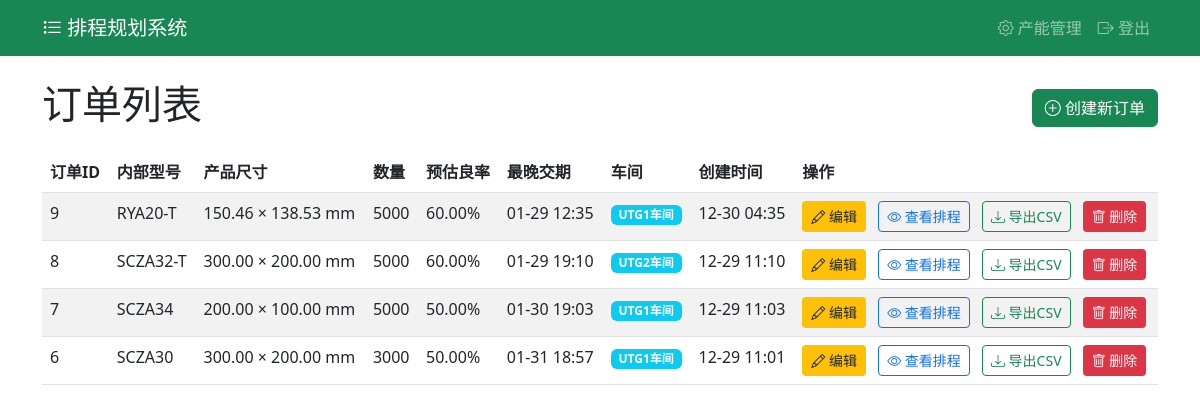
Screenshot of /ui/orders (signed in) with the database file from the repository.
### app/models/order.py (models this page shows)
class Order(Base):
    __tablename__ = "orders"
    id = Column(Integer, primary_key=True, index=True)
    internal_model = Column(String(255), nullable=True)
    length = Column(Float, nullable=False)
    width = Column(Float, nullable=False)
    thickness = Column(Float, nullable=True)
    size = Column(Float, nullable=True)
    quantity = Column(Integer, nullable=False)
    estimated_yield = Column(Float, nullable=True)
    due_datetime = Column(DateTime, nullable=False)
    created_at = Column(DateTime, server_default=func.now())
    workshop = Column(String(255), nullable=True)
    original_length = Column(Float, nullable=True)  # 原玻长
    original_width = Column(Float, nullable=True)   # 原玻宽

### app/main.py (the view)
@app.get("/ui/orders", response_class=HTMLResponse)
def orders_list(request: Request, db: Session = Depends(get_db)):
    if not app_auth.is_admin(request):
        return RedirectResponse(url="/ui/login", status_code=303)
    orders = crud.list_orders(db)
    return templates.TemplateResponse(
        "order_list.html", {"request": request, "orders": orders, "is_admin": True}
    )

### templates/order_list.html (shortened to what this page needs)
<!DOCTYPE html>
<html>
<head>
    <link href="https://cdn.jsdelivr.net/npm/bootstrap@5.3.0-alpha1/dist/css/bootstrap.min.css" rel="stylesheet">
    <link rel="stylesheet" href="https://cdn.jsdelivr.net/npm/bootstrap-icons@1.10.3/font/bootstrap-icons.css">
</head>
<body>
    <nav class="navbar navbar-expand-lg navbar-dark bg-success">
        <div class="container">
            <a class="navbar-brand" href="/ui/orders"><i class="bi bi-list-task"></i> 排程规划系统</a>
            <div class="navbar-nav ms-auto">
                <a class="nav-link" href="/ui/capacities"><i class="bi bi-gear"></i> 产能管理</a>
                {% if is_admin %}
                <a class="nav-link" href="/ui/logout"><i class="bi bi-box-arrow-right"></i> 登出</a>
                {% endif %}
            </div>
        </div>
    </nav>
    <div class="container mt-4">
        <div class="row">
            <div class="col-12">
                <div class="d-flex justify-content-between align-items-center mb-3">
                    <h1>订单列表</h1>
                    <a href="/ui/orders/create" class="btn btn-success"><i class="bi bi-plus-circle"></i> 创建新订单</a>
                </div>
                {% if not orders %}
                <div class="alert alert-info">
                    <i class="bi bi-info-circle"></i> 暂无订单数据，请先 <a href="/ui/orders/create">创建订单</a>
                </div>
                {% else %}
                <div class="table-responsive">
                    <table class="table table-striped">
                        <thead>
                            <tr>
                                <th>订单ID</th>
                                <th>内部型号</th>
                                <th>产品尺寸</th>
                                <th>数量</th>
                                <th>预估良率</th>
                                <th>最晚交期</th>
                                <th>车间</th>
                                <th>创建时间</th>
                                <th>操作</th>
                            </tr>
                        </thead>
                        <tbody>
                            {% for order in orders %}
                            <tr>
                                <td>{{ order.id }}</td>
                                <td>{{ order.internal_model if order.internal_model else '-' }}</td>
                                <td>{{ "%.2f"|format(order.length) }} × {{ "%.2f"|format(order.width) }} mm</td>
                                <td>{{ order.quantity }}</td>
                                <td>{{ "%.2f"|format(order.estimated_yield) if order.estimated_yield else '-' }}%</td>
                                <td>{{ order.due_datetime.strftime('%m-%d %H:%M') }}</td>
                                <td>
                                    <span class="badge bg-info">{{ order.workshop if order.workshop else '未指定' }}</span>
                                </td>
                                <td>{{ order.created_at.strftime('%m-%d %H:%M') if order.created_at else '-' }}</td>
                                <td>
                                    <a href="/ui/orders/{{ order.id }}/edit" class="btn edit-btn btn-sm me-2">
                                        <i class="bi bi-pencil"></i> 编辑
                                    </a>
                                    <a href="/ui/orders/{{ order.id }}/schedule" class="btn btn-outline-primary btn-sm me-2">
                                        <i class="bi bi-eye"></i> 查看排程
                                    </a>
                                    <a href="/schedule/{{ order.id }}/csv" class="btn btn-outline-success btn-sm me-2">
                                        <i class="bi bi-download"></i> 导出CSV
                                    </a>
                                    <button class="btn delete-btn btn-sm" onclick="confirmDelete({{ order.id }})">
                                        <i class="bi bi-trash"></i> 删除
                                    </button>
                                </td>
                            </tr>
                            {% endfor %}
                        </tbody>
                    </table>
                </div>
                {% endif %}
            </div>
        </div>
    </div>
</body>
</html>

### templates/order_list.html (style rules this page uses)
.delete-btn { background-color: #dc3545; color: white; }
.edit-btn { background-color: #ffc107; color: #212529; }

### rows the page displays
Order: id "9", internal_model "RYA20-T", length "150.46", width "138.53", quantity "5000", estimated_yield "60.00", due_datetime "01-29 12:35", workshop "UTG1车间", created_at "12-30 04:35"
Order: id "8", internal_model "SCZA32-T", length "300.00", width "200.00", quantity "5000", estimated_yield "60.00", due_datetime "01-29 19:10", workshop "UTG2车间", created_at "12-29 11:10"
Order: id "7", internal_model "SCZA34", length "200.00", width "100.00", quantity "5000", estimated_yield "50.00", due_datetime "01-30 19:03", workshop "UTG1车间", created_at "12-29 11:03"
Order: id "6", internal_model "SCZA30", length "300.00", width "200.00", quantity "3000", estimated_yield "50.00", due_datetime "01-31 18:57", workshop "UTG1车间", created_at "12-29 11:01"
